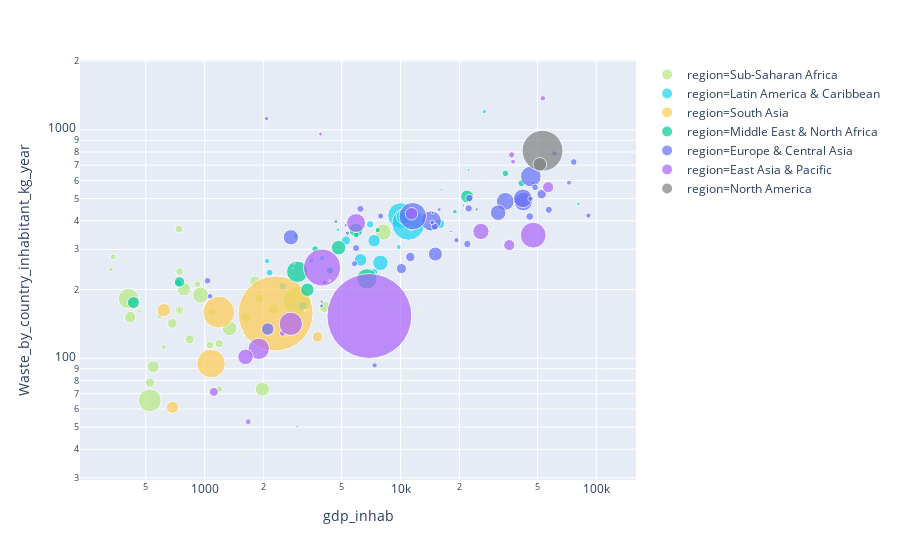

Here is the notebook cell this chart was saved with:
### Code cell
fig = px.scatter(countries_df_geo.sort_values(by='NumIncome',ascending=True), x="gdp_inhab", y="Waste_by_country_inhabitant_kg_year", size="population", color="region",
           hover_name="name", log_x=True,log_y=True,size_max=60,color_discrete_map={
                "Europe & Central Asia": "#636EFA",
                "Sub-Saharan Africa ": "#B6E880",
                "Middle East & North Africa": "#00CC96",
                "East Asia & Pacific": "#AB63FA",
                "South Asia": "#FECB52",
                'Latin America & Caribbean ':'#19D3F3',
             'North America':'grey'
             })
fig.show()
fig.write_html("wasteLOG_function_gdp_regionLOG.html")

### Figure 1 — Plotly figure (JSON) as saved in the notebook; plotly's stock layout.template omitted (floating-point values rounded to 4 significant figures)
{"data": [{"hoverlabel": {"namelength": 0}, "hovertemplate": "<b>%{hovertext}</b><br><br>region=Sub-Saharan Africa <br>gdp_inhab=%{x}<br>Waste_by_country_inhabitant_kg_year=%{y}<br>population=%{marker.size}", "hovertext": ["Sierra Leone", "Somalia", "Uganda", "Zimbabwe", "Chad", "Rwanda", "Tanzania", "Mali", "South Sudan", "Guinea-Bissau", "Malawi", "Burkina Faso", "Comoros", "Congo, Dem. Rep.", "Niger", "Burundi", "Benin", "Madagascar", "Gambia, The", "Togo", "Mozambique", "Guinea", "Central African Republic", "Eritrea", "Ethiopia", "Liberia", "Senegal", "Eswatini", "Cote d'Ivoire", "Zambia", "Lesotho", "Congo, Rep.", "Mauritania", "Ghana", "Nigeria", "Sao Tome and Principe", "Cameroon", "Kenya", "Angola", "Cabo Verde", "Sudan", "Equatorial Guinea", "Namibia", "Mauritius", "Gabon", "Botswana", "South Africa", "Seychelles"], "legendgroup": "region=Sub-Saharan Africa ", "marker": {"color": "#B6E880", "size": [5439695, 14317996, 35093648, 12500525, 11887202, 11917508, 49082997, 16006670, 11177490, 1770526, 16577147, 18110624, 777424, 78736153, 8842415, 6741569, 5521763, 24894551, 1311349, 7228915, 27212382, 8132552, 4515392, 4474690, 99873033, 3512932, 15411614, 1343098, 20401331, 14264756, 1965662, 2648507, 3506288, 21542009, 154402181, 191266, 21655715, 41350152, 25096150, 513979, 38647803, 1221490, 1559983, 1263473, 1086137, 2014866, 51730000.0, 88303], "sizemode": "area", "sizeref": 380900.0, "symbol": "circle"}, "mode": "markers", "name": "region=Sub-Saharan Africa ", "showlegend": true, "type": "scatter", "x": [616.8, 743.6, 783.1, 1185.0, 1064.0, 738.8, 953.0, 838.5, 743.6, 600.1, 525.4, 683.6, 786.4, 407.6, 916.8, 340.8, 1648.0, 416, 826.9, 590.0, 545.6, 1189.0, 331.4, 743.6, 524.1, 463.2, 1092.0, 3906.0, 1804.0, 1895.0, 1516.0, 5364.0, 1590.0, 2237.0, 2958.0, 1343.0, 1619.0, 1340, 4106.0, 3619.0, 1970.0, 12320.0, 9584.0, 9822.0, 17410.0, 8360.0, 8143.0, 14580.0], "xaxis": "x", "y": [112.2, 162.5, 200.8, 116.0, 114.3, 367.9, 189.0, 121.0, 239.8, 163.5, 78.29, 142.2, 117.1, 182.7, 211.0, 277.7, 124.2, 151.4, 147.5, 153.4, 91.87, 73.4, 244.9, 162.5, 65.41, 160.7, 159.2, 162.5, 217.7, 182.8, 37.37, 170.4, 129.5, 164.2, 178.8, 133.8, 151.0, 135.3, 167.9, 257.9, 73.26, 162.5, 164.6, 346.7, 219.2, 104.7, 356.8, 543.6], "yaxis": "y"}, {"hoverlabel": {"namelength": 0}, "hovertemplate": "<b>%{hovertext}</b><br><br>region=Latin America & Caribbean <br>gdp_inhab=%{x}<br>Waste_by_country_inhabitant_kg_year=%{y}<br>population=%{marker.size}", "hovertext": ["Haiti", "Bolivia", "Honduras", "Nicaragua", "El Salvador", "St. Lucia", "Belize", "Costa Rica", "Dominica", "Guyana", "Jamaica", "St. Vincent and the Grenadines", "Suriname", "Grenada", "Peru", "Mexico", "Dominican Republic", "Cuba", "Guatemala", "Ecuador", "Venezuela, RB", "Colombia", "Brazil", "Paraguay", "St. Kitts and Nevis", "Barbados", "British Virgin Islands", "Curacao", "St. Martin (French part)", "Virgin Islands (U.S.)", "Cayman Islands", "Antigua and Barbuda", "Uruguay", "Puerto Rico", "Panama", "Argentina", "Bahamas, The", "Trinidad and Tobago", "Chile", "Aruba"], "legendgroup": "region=Latin America & Caribbean ", "marker": {"color": "#19D3F3", "size": [10847334, 10724705, 9112867, 5737723, 6164626, 177206, 359288, 4757575, 72400, 746556, 2881355, 109455, 526103, 105481, 30973354, 125890949, 10528394, 11303687, 16252429, 16144368, 29893080, 46406646, 205962108, 6639119, 54288, 280601, 20645, 153822, 30959, 105784, 59172, 96777, 3431552, 3473181, 3969249, 42981515, 386838, 1328100, 16829442, 103187], "sizemode": "area", "sizeref": 380900.0, "symbol": "circle"}, "mode": "markers", "name": "region=Latin America & Caribbean ", "showlegend": true, "type": "scatter", "x": [729.4, 2495.0, 2145.0, 2084.0, 3502.0, 8407.0, 4461.0, 9785.0, 6989.0, 3919.0, 4790.0, 6663.0, 8606.0, 8827.0, 6252.0, 10000.0, 6997.0, 7332.0, 3164.0, 5268.0, 7332.0, 7897.0, 10960.0, 3977.0, 15810.0, 16530.0, 35900.0, 35900.0, 35900.0, 35900.0, 35900.0, 13890.0, 14090.0, 26780.0, 11280.0, 10410.0, 26740.0, 16200.0, 15920.0, 35900.0], "xaxis": "x", "y": [212.9, 206.9, 237.2, 266.4, 267.5, 438, 282.2, 306.9, 182.0, 240.1, 365, 288.4, 149.4, 280.0, 269.8, 421.8, 386, 238.2, 169.6, 328.1, 327.1, 261.8, 387.9, 273.9, 605.9, 623, 1022, 160.6, 500, 1385.0, 1014.0, 316.0, 367.2, 1201.0, 370.9, 416.7, 682.5, 548.1, 387.2, 854.1], "yaxis": "y"}, {"hoverlabel": {"namelength": 0}, "hovertemplate": "<b>%{hovertext}</b><br><br>region=South Asia<br>gdp_inhab=%{x}<br>Waste_by_country_inhabitant_kg_year=%{y}<br>population=%{marker.size}", "hovertext": ["Afghanistan", "Nepal", "Sri Lanka", "Bangladesh", "Pakistan", "India", "Bhutan", "Maldives"], "legendgroup": "region=South Asia", "marker": {"color": "#FECB52", "size": [34656032, 28982771, 21203000, 155727053, 193203476, 1071477855, 686958, 409163], "sizemode": "area", "sizeref": 380900.0, "symbol": "circle"}, "mode": "markers", "name": "region=South Asia", "showlegend": true, "type": "scatter", "x": [617.9, 685.1, 3769.0, 1077.0, 1179.0, 2302.0, 3253.0, 8799.0], "xaxis": "x", "y": [162.4, 61.04, 124.1, 94.9, 159.2, 157.2, 162.0, 516.9], "yaxis": "y"}, {"hoverlabel": {"namelength": 0}, "hovertemplate": "<b>%{hovertext}</b><br><br>region=Middle East & North Africa<br>gdp_inhab=%{x}<br>Waste_by_country_inhabitant_kg_year=%{y}<br>population=%{marker.size}", "hovertext": ["Syrian Arab Republic", "Yemen, Rep.", "Tunisia", "West Bank and Gaza", "Djibouti", "Egypt, Arab Rep.", "Morocco", "Lebanon", "Iran, Islamic Rep.", "Iraq", "Algeria", "Jordan", "Libya", "Malta", "Kuwait", "United Arab Emirates", "Israel", "Oman", "Saudi Arabia", "Bahrain", "Qatar"], "legendgroup": "region=Middle East & North Africa", "marker": {"color": "#00CC96", "size": [20824893, 27584213, 11143908, 4046901, 746221, 87813257, 34318082, 5603279, 80277428, 36115649, 40606052, 8413464, 6193501, 431874, 2998083, 9269612, 8380100, 3960925, 31557144, 1425171, 2109568], "sizemode": "area", "sizeref": 380900.0, "symbol": "circle"}, "mode": "markers", "name": "region=Middle East & North Africa", "showlegend": true, "type": "scatter", "x": [743.6, 432.4, 4368.0, 2908.0, 2567.0, 2970.0, 3345.0, 7658.0, 6734.0, 5924.0, 4828.0, 3662.0, 5943.0, 27480.0, 47650.0, 41450.0, 34340.0, 18950.0, 21870.0, 22290.0, 80900.0], "xaxis": "x", "y": [216.1, 175.3, 242.3, 342.7, 154.1, 239.1, 199.7, 364.1, 222.8, 363.8, 304.9, 300.7, 346.8, 622.9, 583.7, 584, 644.4, 438, 511, 668.0, 474.5], "yaxis": "y"}, {"hoverlabel": {"namelength": 0}, "hovertemplate": "<b>%{hovertext}</b><br><br>region=Europe & Central Asia<br>gdp_inhab=%{x}<br>Waste_by_country_inhabitant_kg_year=%{y}<br>population=%{marker.size}", "hovertext": ["Tajikistan", "Kosovo", "Georgia", "Moldova", "Kyrgyz Republic", "Ukraine", "Uzbekistan", "Turkmenistan", "North Macedonia", "Bosnia and Herzegovina", "Albania", "Armenia", "Montenegro", "Turkey", "Kazakhstan", "Romania", "Belarus", "Azerbaijan", "Russian Federation", "Serbia", "Bulgaria", "San Marino", "United Kingdom", "Iceland", "Italy", "Monaco", "Gibraltar", "Liechtenstein", "Isle of Man", "Germany", "Channel Islands", "Luxembourg", "Andorra", "Greenland", "France", "Faroe Islands", "Denmark", "Sweden", "Hungary", "Austria", "Croatia", "Portugal", "Switzerland", "Norway", "Ireland", "Slovak Republic", "Lithuania", "Czech Republic", "Slovenia", "Poland", "Finland", "Netherlands", "Cyprus", "Estonia", "Belgium", "Latvia", "Greece", "Spain"], "legendgroup": "region=Europe & Central Asia", "marker": {"color": "#636EFA", "size": [8177809, 1801800, 3717100, 3554108, 5956900, 45004645, 29774500, 5366277, 2081206, 3535961, 2880703, 2906220, 622159, 78271472, 16791425, 19815481, 9489616, 9649341, 143201676, 7095383, 7177991, 33203, 65128861, 330815, 60730582, 37783, 33623, 36545, 80759, 81686611, 164541, 569604, 82431, 56905, 66624068, 48842, 5683483, 9799186, 9843028, 8633169, 4203604, 10401062, 8372098, 5188607, 4586897, 5423801, 2904910, 10546059, 2063531, 37986412, 5479531, 16939923, 1160985, 1315407, 11274196, 1977527, 10892413, 46447697], "sizemode": "area", "sizeref": 380900.0, "symbol": "circle"}, "mode": "markers", "name": "region=Europe & Central Asia", "showlegend": true, "type": "scatter", "x": [1034.0, 3957.0, 4086.0, 2069.0, 1065.0, 2755.0, 2098.0, 7373.0, 5249.0, 5353.0, 4676.0, 3958.0, 7495.0, 14340.0, 11210.0, 10100.0, 6237.0, 5927.0, 11550.0, 5822.0, 7912.0, 52600.0, 42340.0, 49680, 34260.0, 35900.0, 35900.0, 35900.0, 35900.0, 46300.0, 35900.0, 111000.0, 40270.0, 49620.0, 42120.0, 35900.0, 61150.0, 57190.0, 14950.0, 48650.0, 14530.0, 22280.0, 76694, 91120.0, 72460.0, 19300.0, 15740.0, 21940.0, 24480.0, 15060.0, 46120.0, 52550.0, 20940.0, 18100.0, 45690.0, 14600.0, 22450.0, 31530.0], "xaxis": "x", "y": [218.6, 177.1, 215.2, 1120.0, 186.9, 338.7, 134.3, 93.17, 382.8, 353.1, 396.8, 169.6, 533.6, 399.7, 277.5, 247.0, 451.0, 303.7, 419.0, 259.3, 419.5, 517.3, 484.7, 1587.0, 486.1, 1217.0, 504.2, 886.1, 626.0, 624.9, 1087.0, 625, 521.6, 878.7, 501.3, 1249.0, 789.1, 446.7, 377.1, 560.2, 393.5, 452.8, 723.4, 421.5, 587.0, 328.9, 447.5, 316.4, 448.8, 286.0, 499.7, 522.7, 466.0, 359.6, 417.6, 433.4, 502.9, 433.8], "yaxis": "y"}, {"hoverlabel": {"namelength": 0}, "hovertemplate": "<b>%{hovertext}</b><br><br>region=East Asia & Pacific<br>gdp_inhab=%{x}<br>Waste_by_country_inhabitant_kg_year=%{y}<br>population=%{marker.size}", "hovertext": ["Timor-Leste", "Mongolia", "Papua New Guinea", "Lao PDR", "Cambodia", "Kiribati", "Vanuatu", "Vietnam", "Myanmar", "Philippines", "Indonesia", "Micronesia, Fed. Sts.", "Solomon Islands", "Marshall Islands", "Tonga", "Tuvalu", "Samoa", "American Samoa", "Fiji", "China", "Thailand", "Malaysia", "Nauru", "New Caledonia", "Korea, Rep.", "Macao SAR, China", "Northern Mariana Islands", "French Polynesia", "Palau", "Japan", "Guam", "New Zealand", "Hong Kong SAR, China", "Singapore", "Brunei Darussalam", "Australia", "Taiwan, China"], "legendgroup": "region=East Asia & Pacific", "marker": {"color": "#AB63FA", "size": [1268671, 3027398, 7755785, 6663967, 15270790, 114395, 270402, 86932500, 46095462, 103320222, 261115456, 104937, 563513, 52793, 104951, 11097, 187665, 55599, 867086, 1371220000, 68657600, 30228017, 13049, 278000, 50746659, 612167, 54036, 273528, 21503, 127141000, 159973, 4692700, 7305700, 5607283, 423196, 23789338, 23434000], "sizemode": "area", "sizeref": 380900.0, "symbol": "circle"}, "mode": "markers", "name": "region=East Asia & Pacific", "showlegend": true, "type": "scatter", "x": [2968.0, 3906.0, 2500.0, 1666, 1114.0, 1686.0, 2874.0, 1888.0, 1616.0, 2752.0, 3975.0, 2823.0, 1599.0, 3391.0, 3871.0, 3534.0, 3933.0, 9614.0, 4349.0, 6932.0, 5928.0, 11380.0, 9651.0, 35900.0, 25730.0, 52140.0, 19460.0, 35900.0, 10480.0, 47610.0, 32600.0, 37530.0, 36970.0, 53350.0, 31430.0, 56720.0, 35900.0], "xaxis": "x", "y": [50.35, 957.9, 128.9, 52.81, 71.31, 312.3, 259.7, 110.1, 101.5, 141.6, 249.7, 248.1, 319.4, 163.2, 164.2, 359.5, 146, 341.5, 218.4, 153.2, 391.1, 429.5, 474.5, 389.1, 359.0, 617.4, 606.3, 537.4, 438.4, 345.9, 884.5, 725.6, 777.5, 1374.0, 511, 561.0, 313.1], "yaxis": "y"}, {"hoverlabel": {"namelength": 0}, "hovertemplate": "<b>%{hovertext}</b><br><br>region=North America<br>gdp_inhab=%{x}<br>Waste_by_country_inhabitant_kg_year=%{y}<br>population=%{marker.size}", "hovertext": ["United States", "Bermuda", "Canada"], "legendgroup": "region=North America", "marker": {"color": "grey", "size": [318563456, 64798, 35544564], "sizemode": "area", "sizeref": 380900.0, "symbol": "circle"}, "mode": "markers", "name": "region=North America", "showlegend": true, "type": "scatter", "x": [53110.0, 35900.0, 51430.0], "xaxis": "x", "y": [809.9, 1265.0, 706.2], "yaxis": "y"}], "layout": {"legend": {"itemsizing": "constant", "tracegroupgap": 0}, "margin": {"t": 60}, "xaxis": {"anchor": "y", "domain": [0, 1], "title": {"text": "gdp_inhab"}, "type": "log"}, "yaxis": {"anchor": "x", "domain": [0, 1], "title": {"text": "Waste_by_country_inhabitant_kg_year"}, "type": "log"}}}
